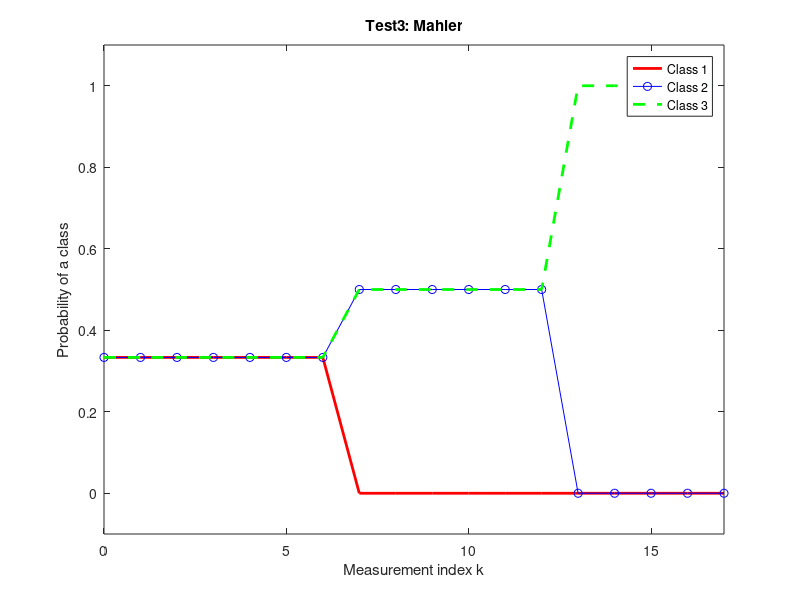

This chart was generated by the following MATLAB code:
function [prob_class] = script_4
% Imprecise likelihoods, Mahler 
%
% B. Ristic, RMIT University, March 2018

% compute the confusion matrix
confusion_matrix  = [1 1 1; 0 1 1; 0 0 1];

feature_vec = [1 1 1 1 1 1 2 1 1 1 1 2 3 1 1 1 1];
L = length(feature_vec);
prior = [1/3 1/3 1/3];

prob_class = Bayesian(confusion_matrix,prior,feature_vec);

h=figure(1);
set(h,'Position',[50 50 400 300]);
plot([0:L],prob_class(1,:),'r','Linewidth',2);
axis([0 L -0.1 1.1]); 
hold on
plot([0:L],prob_class(2,:),'b-o');
plot([0:L],prob_class(3,:),'g--','Linewidth',2);
hold off;
legend('Class 1','Class 2','Class 3');
ylabel('Probability of a class');
xlabel('Measurement index k');
title('Test3: Mahler');



end



%%
function class_prob = Bayesian(confusion_matrix,prior,feature_vec)
M = length(feature_vec);
n = size(confusion_matrix,1);
class_prob(:,1) = prior';
for m=1:M    
    for j=1:n
        class_prob(j,m+1) = class_prob(j,m)*confusion_matrix(feature_vec(m),j);
    end
    norm_const = sum(class_prob(:,m+1));
    class_prob(:,m+1) = class_prob(:,m+1)/norm_const;
end

end


